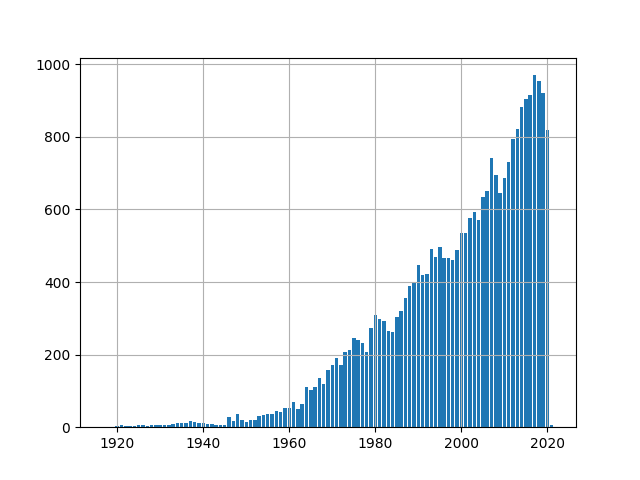

Reproduce this figure in Python.
import pandas as pd
import matplotlib.pyplot as plt
import csv

df = pd.read_csv('output_neg_all.csv',squeeze=True,header=None,encoding='iso-8859-1',dtype=str)
df = df[4]
df = df.tolist()

'''
for index,value in enumerate(df):
    if type(value) != str:
        print(index+1)
'''

print('length of df:',len(df))

year_set = dict()

for i in df:
    if type(i) == type('str'):
        year_set[i] = year_set.get(i,0)+1

print(year_set)

count = 0
for key,value in year_set.items():
    count = count + value
print(count)

keys = year_set.keys()
x = []
for i in keys:
    num = int(i)
    x.append(num)
    x.sort()
print(x)

y = []
for i in x:
    st = str(i)
    y.append(year_set[st])
print(y)

for i in range(len(x)):
    print('Published in',x[i],':',y[i])

plt.bar(x,y)
plt.grid()
plt.show()
